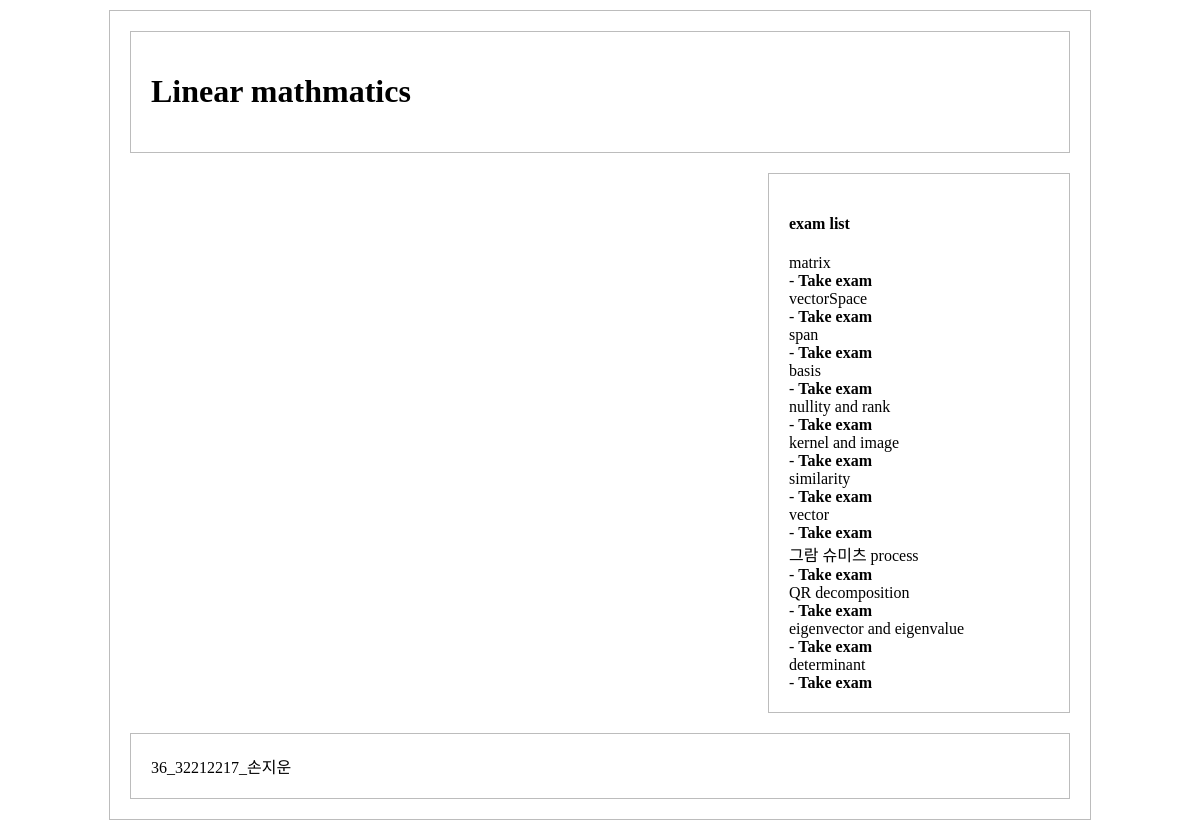
Before: / with the older database file.
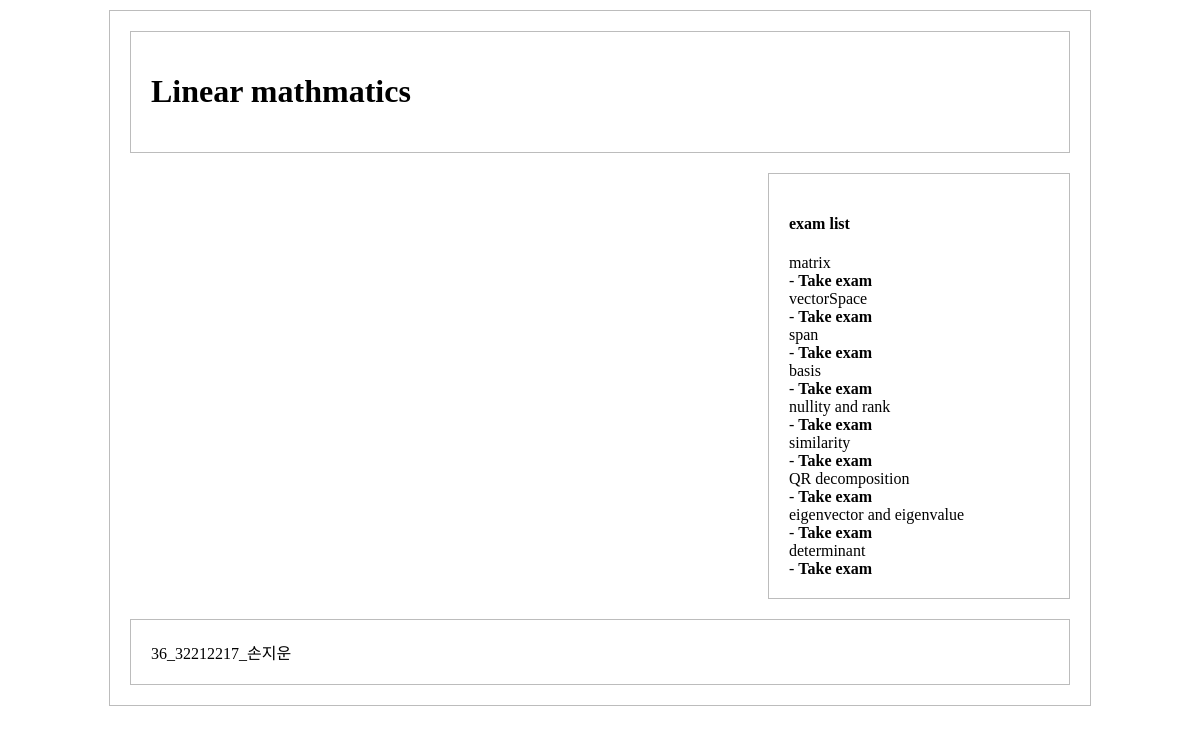
After: the same page with the newer database file.
### polls/models.py (models this page shows, shortened)
class Exam(models.Model):
    exam_text = models.CharField(max_length=200)

### polls/views.py (the view)
# urls.py: path('', views.index, name='index'),
def index(request):
    latest_exam_list = Exam.objects.order_by()
    return render(request,'polls/index.html', {'latest_exam_list': latest_exam_list})

### polls/templates/polls/index.html (shortened to what this page needs)
{% load static %}
<link rel="stylesheet" type="text/css" href="{% static 'polls/style.css' %}">
<!DOCTYPE html>
<html lang="en">
<head>
</head>
<body>
    <div id="jb-container">
        <div id="jb-header">
            <h1>Linear mathmatics</h1>
        </div>
        {% if latest_exam_list %}
            <div id="jb-sidebar">
            <h4>
                exam list
            </h4>
                {%  for exam in latest_exam_list %}
                    {{ exam.exam_text }}<br>
                    - <a href="{% url 'polls:detail' exam.id %}"><b>Take exam</b></a><br>
                {%  endfor  %}
            </div>
        {% else %}
            <div id="jb-sidebar">
                <p>No Exam are available.</p>
            </div>
        {% endif %}
        <div id="jb-footer">
            36_32212217_손지운
        </div>
    </div>
</body>

### polls/static/polls/style.css (style rules this page uses)
#jb-container { margin: 10px auto; padding: 20px; border: 1px solid #bcbcbc; }
#jb-header { padding: 20px; margin-bottom: 20px; border: 1px solid #bcbcbc; }
#jb-sidebar { padding: 20px; margin-bottom: 20px; border: 1px solid #bcbcbc; }
#jb-footer { padding: 20px; border: 1px solid #bcbcbc; }
@media ( min-width: 481px ) { #jb-container { width: 940px; } }
@media ( min-width: 481px ) { #jb-sidebar { width: 260px; float: right; } }
@media ( min-width: 481px ) { #jb-footer { clear: both; } }
a { text-decoration: none; color: black; }

Changed rows visible on the page:
removed Exam: exam_text "kernel and image"
removed Exam: exam_text "vector"
removed Exam: exam_text "그람 슈미츠 process"
